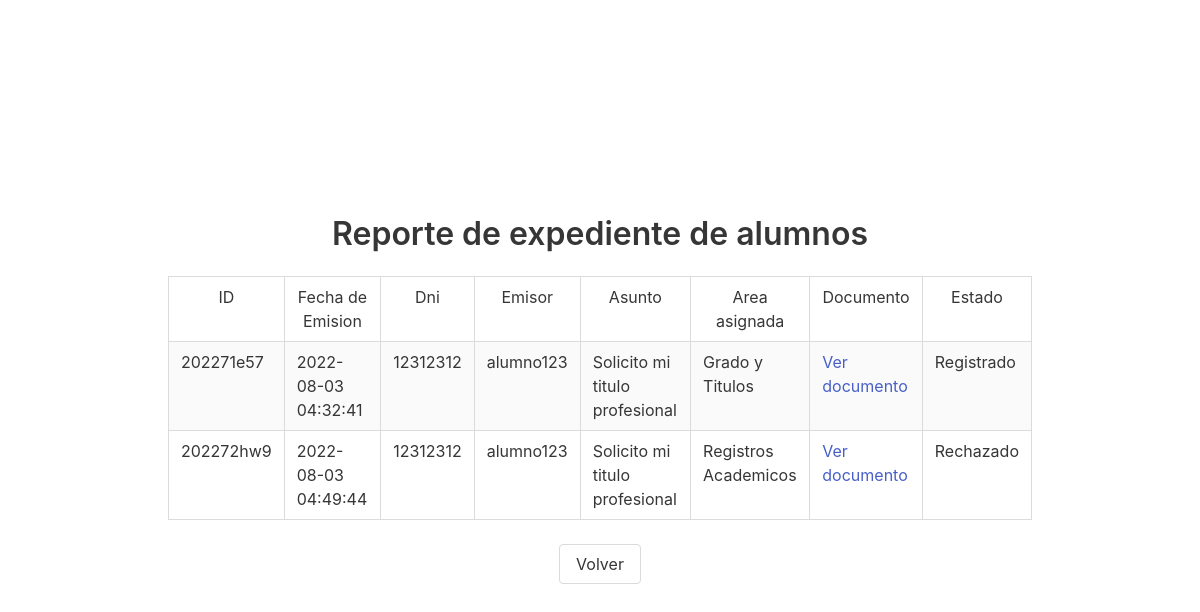
Screenshot of /rep_alumno.php (signed in) with the database file from the repository.
### tables this page shows
CREATE TABLE IF NOT EXISTS `tramite` (
  `idtramite` varchar(12) NOT NULL,
  `idusuario` int(11) NOT NULL,
  `idarea` int(11) NOT NULL,
  `idtipotramite` int(11) NOT NULL,
  `fecharegistro` timestamp NOT NULL DEFAULT CURRENT_TIMESTAMP,
  `asunto` varchar(250) NOT NULL,
  `password` varchar(11) NOT NULL,
  PRIMARY KEY (`idtramite`),
  KEY `FK_tramite_usuario` (`idusuario`),
  KEY `FK_tramite_area` (`idarea`),
  KEY `FK_tramite_tipo` (`idtipotramite`)
);

CREATE TABLE IF NOT EXISTS `usuario` (
  `idusuario` int(11) NOT NULL AUTO_INCREMENT,
  `username` varchar(100) NOT NULL,
  `password` varchar(100) NOT NULL,
  `idtipousuario` int(11) NOT NULL,
  `idestadocuenta` int(11) NOT NULL,
  PRIMARY KEY (`idusuario`),
  KEY `FK_usuario_estado` (`idestadocuenta`),
  KEY `FK_usuario_tipo` (`idtipousuario`)
);

CREATE TABLE IF NOT EXISTS `area` (
  `idarea` int(11) NOT NULL AUTO_INCREMENT,
  `area` varchar(200) NOT NULL,
  PRIMARY KEY (`idarea`)
);

CREATE TABLE IF NOT EXISTS `estadotramite` (
  `idestadotramite` int(11) NOT NULL AUTO_INCREMENT,
  `estadotramite` varchar(200) NOT NULL,
  PRIMARY KEY (`idestadotramite`)
);

### rep_alumno.php (the view, shortened to what this page needs)
<?php
    include("utils/conexion.php");
    $sql="SELECT DISTINCT C.idtramite,
                (C.fecharegistro)Fecha,
                (B.dni)Dni,
                (A.username)Emisor,
                (C.asunto)Asunto,
                (D.area)Area,
                (F.estadotramite)Estado
        FROM usuario A
        INNER JOIN alumno  B ON A.idusuario = B.idusuario
        INNER JOIN tramite C ON A.idusuario = C.idusuario
        INNER JOIN area    D ON C.idarea    = D.idarea
        INNER JOIN historialtramite E ON C.idtramite = E.idtramite
        INNER JOIN estadotramite F ON E.idestadotramite = F.idestadotramite
        GROUP BY C.idtramite";
    $data = mysqli_query($cn,$sql);
?>
<!DOCTYPE html>
<html lang="en">
<head>
    <?php
        include("cabecera.php");
    ?>
</head>
<body>
    <div class="container fullscreen centered p-6">
        <h1 class="title has-text-centered">Reporte de expediente de alumnos</h1>
        <table class="table is-striped is-hoverable is-bordered" align="center">
            <tr align="center">
                <td>ID</td>
                <td>Fecha de Emision</td>
                <td>Dni</td>
                <td>Emisor</td>
                <td>Asunto</td>
                <td>Area asignada</td>
                <td>Documento</td>
                <td>Estado</td>
            </tr>
            <?php while($r = mysqli_fetch_array($data)){
                $idTramite = $r["idtramite"];
                    $sqlEstado = "SELECT *
                        FROM historialtramite AS ht
                        INNER JOIN estadotramite AS et
                        ON ht.idestadotramite = et.idestadotramite
                        WHERE ht.idtramite = '$idTramite'
                        ORDER BY ht.fechaactualizacion DESC";
                $f = mysqli_query($cn,$sqlEstado);
                $rEstado = mysqli_fetch_array($f);
            ?>
            <tr>
                <td><?php echo $r["idtramite"] ?></td>
                <td><?php echo $r['Fecha']?></td>
                <td><?php echo $r['Dni']?></td>
                <td><?php echo $r['Emisor']?></td>
                <td><?php echo $r['Asunto']?></td>
                <td><?php echo $r['Area']?></td>
                <td>
                    <a href="tramites/<?php echo $r["idtramite"] ?>.pdf" target="_blank">Ver documento</a>
                </td>
                <td><?php echo $rEstado['estadotramite']?></td>
            </tr>
            <?php } ?>
        </table>
        <footer class="has-text-centered">
            <a href="principal-administrador.php" class="button">
                Volver
            </a>
        </footer>
    </div>
</body>
</html>

### cabecera.php (shortened to what this page needs)
<head>
    <link rel="stylesheet" href="css/messages.css">
    <link rel="stylesheet" href="css/estilos.css">
    <link rel="stylesheet" href="https://cdn.jsdelivr.net/npm/bulma@0.9.4/css/bulma.min.css">
    <link rel="stylesheet" href="https://cdnjs.cloudflare.com/ajax/libs/font-awesome/6.1.2/css/all.min.css">
</head>

### css/estilos.css (style rules this page uses)
* { margin: 0; padding: 0; box-sizing: border-box; }
.container.centered { display: grid; place-content: center; }
.container.fullscreen { min-height: 100vh; }

### rows the page displays
tramite: idtramite "202271e57", fecharegistro "2022-08-03 04:32:41", Dni "12312312", idusuario.username "alumno123", asunto "Solicito mi titulo profesional", idarea.area "Grado y Titulos", estadotramite.estadotramite "Registrado"
tramite: idtramite "202272hw9", fecharegistro "2022-08-03 04:49:44", Dni "12312312", idusuario.username "alumno123", asunto "Solicito mi titulo profesional", idarea.area "Registros Academicos", estadotramite.estadotramite "Rechazado"
